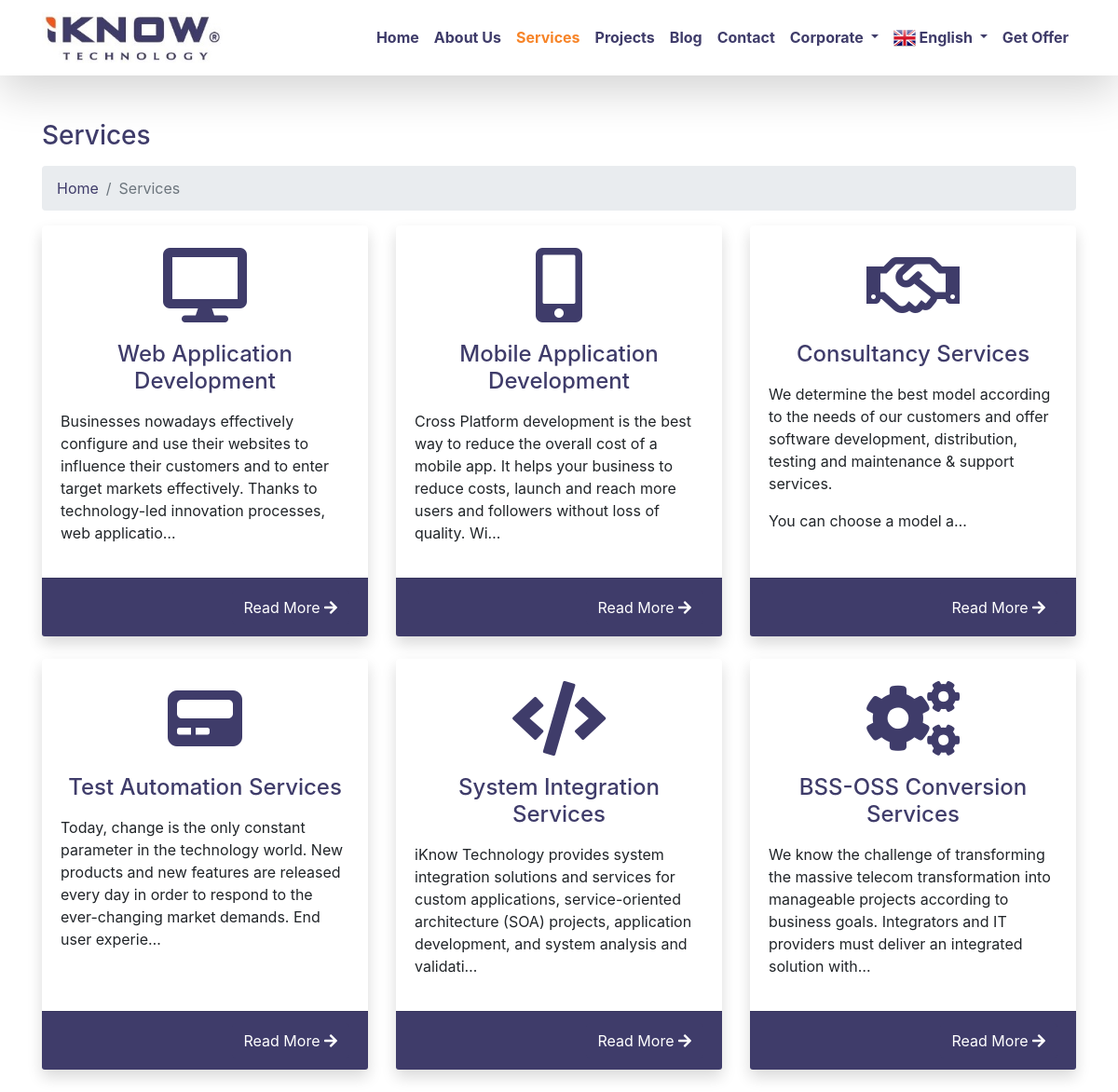
The page /en/services/ on the database its author committed.
### apps/en/iknowcms_service_en/models.py (models this page shows, shortened)
class Service(models.Model):
    serviceTitle = models.CharField(
        max_length=50,
        unique=True,
        verbose_name="Service Title",
        help_text="Maximum 50 character, unique.")
    serviceContent = RichTextField(
        verbose_name="Service Content")
    serviceIcon = models.CharField(
        max_length=50,
        default='<i class="fas fa-server fa-5x"></i>',
        verbose_name="Service Icon",
        help_text="You should paste Font Awesome Icon tag here. For icon size add fa-2x, fa-3x, fa-5x etc.. to end of the class.")
    serviceSlug = models.SlugField(
        max_length=50,
        unique=True,
        verbose_name="Service Slug",
        help_text="Url format of the Service Title, unique.")

### apps/en/iknowcms_service_en/views.py (the view)
# urls.py: path('', views.serviceList_en, name='serviceList_en'),
def serviceList_en(request):
    serviceList = Service.objects.all()
    return render(request, 'en/service/serviceList.html', {"serviceList": serviceList})

### templates/en/service/serviceList.html
{% extends 'en/layout.html' %}
{% load static %}
{% block content %}
<div class="container mt-5">
    <h3 class="mb-3">
        {% block title %}
        Services
        {% endblock title %}
    </h3>
    <ol class="breadcrumb">
        <li class="breadcrumb-item">
            <a href="{% url 'home_en' %}">Home</a>
        </li>
        <li class="breadcrumb-item active">Services</li>
    </ol>
    <div class="row">
        {% for service in serviceList %}
        <div class="col-lg-4 col-md-6 mb-4">
            <div class="card border-0 h-100 shadow">
                <a class="mt-4 text-center"
                    href="{% url 'serviceSingle_en' service.serviceSlug %}">{{ service.serviceIcon|safe }}</a>
                <div class="card-body">
                    <h4 class="card-title text-center">
                        <a href="{% url 'serviceSingle_en' service.serviceSlug %}">{{ service.serviceTitle }}</a>
                    </h4>
                    <p class="card-text">{{ service.serviceContent|safe|truncatechars:200 }}</p>
                </div>
                <div class="card-footer text-right">
                    <a class="btn btn-primary" href="{% url 'serviceSingle_en' service.serviceSlug %}">Read More
                        <i class="fas fa-arrow-right"></i></a>
                </div>
            </div>
        </div>
        {% endfor %}
    </div>
</div>
{% endblock content %}

### static/css/modern-business.css (style rules this page uses)
h3 { color: #3f3c6a; }
a { color: #3f3c6a; text-decoration: none; }
.card-footer { background-color: #3f3c6a; }
.btn-primary { border-color: #3f3c6a; background-color: #3f3c6a; }

### rows shown on the page
Service: serviceTitle "Web Application Development", serviceContent "Businesses nowadays effectively configure and use their websites to influence their customers and to enter target markets effectively. Thanks to technology-led innovation processes, web applicatio…"
Service: serviceTitle "Mobile Application Development", serviceContent "Cross Platform development is the best way to reduce the overall cost of a mobile app. It helps your business to reduce costs, launch and reach more users and followers without loss of quality. Wi…"
Service: serviceTitle "Consultancy Services", serviceContent "We determine the best model according to the needs of our customers and offer software development, distribution, testing and maintenance & support services. You can choose a model a…"
Service: serviceTitle "Test Automation Services", serviceContent "Today, change is the only constant parameter in the technology world. New products and new features are released every day in order to respond to the ever-changing market demands. End user experie…"
Service: serviceTitle "System Integration Services", serviceContent "iKnow Technology provides system integration solutions and services for custom applications, service-oriented architecture (SOA) projects, application development, and system analysis and validati…"
Service: serviceTitle "BSS-OSS Conversion Services", serviceContent "We know the challenge of transforming the massive telecom transformation into manageable projects according to business goals. Integrators and IT providers must deliver an integrated solution with…"
